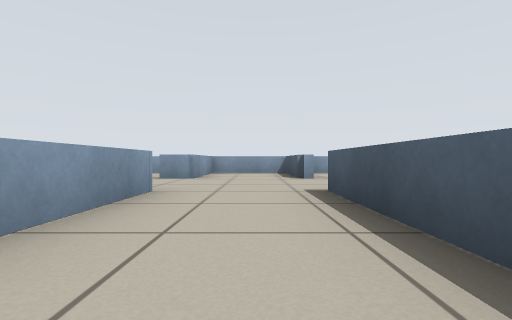
View 1 (above)

20 first-person views from a walk through a world built for the Player/Stage simulator. The camera is 0.39 m above the floor, looks level and sees 85° across. Floor lines are 1 m apart. The floor is counted in squares, 1 m on a side. Each view is taken from the middle of a square. On the plan, view 1 faces up. The plan holds only what a view shows up to about 9 squares ahead; the rest is blank. Robots are left out.

View 2
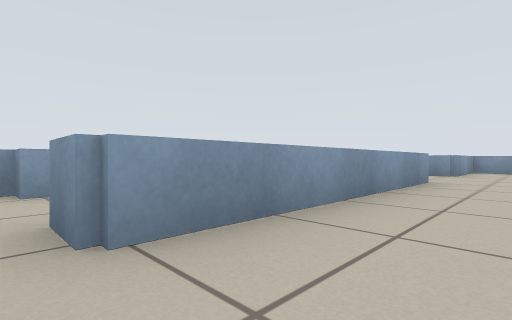

View 3
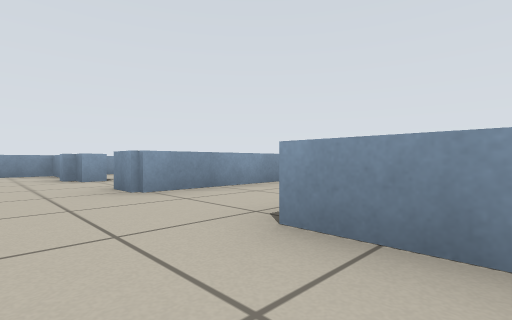

View 4
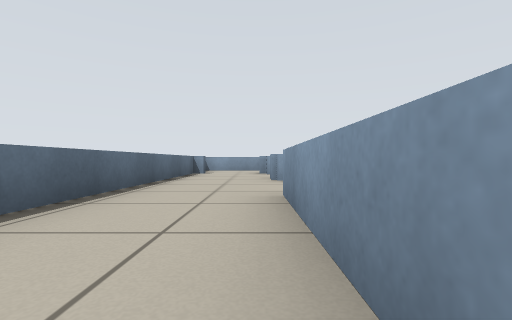

View 5
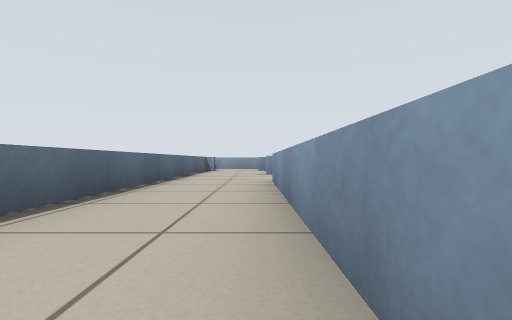

View 6
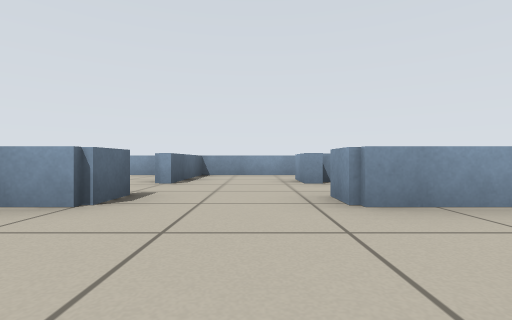

View 7
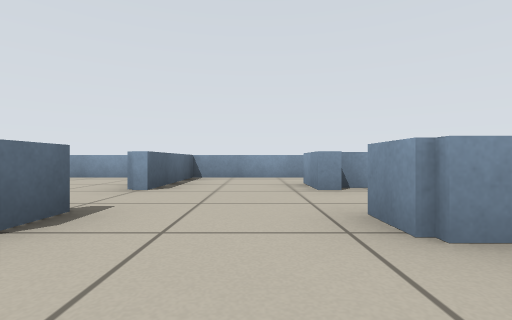

View 8
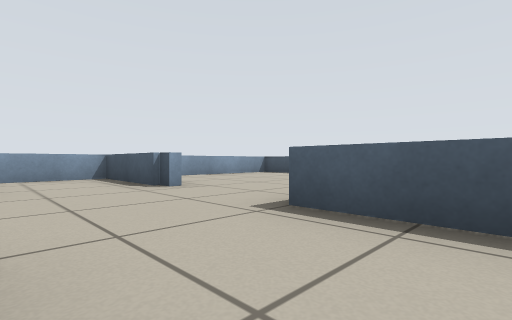

View 9
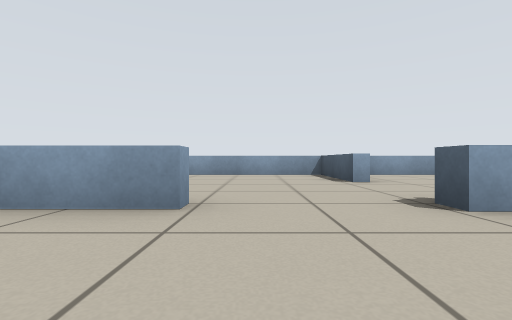

View 10
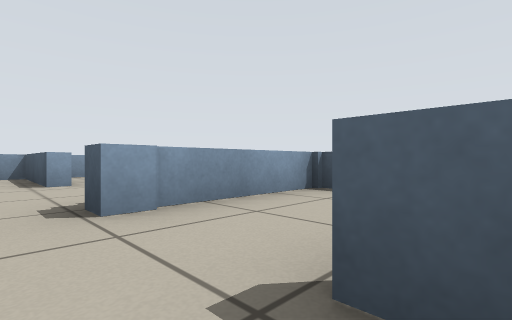

View 11
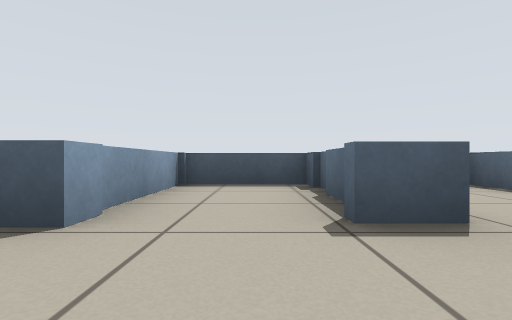

View 12
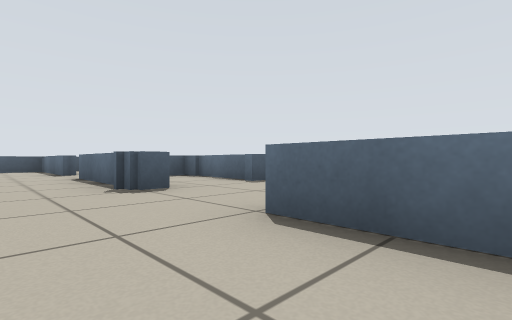

View 13
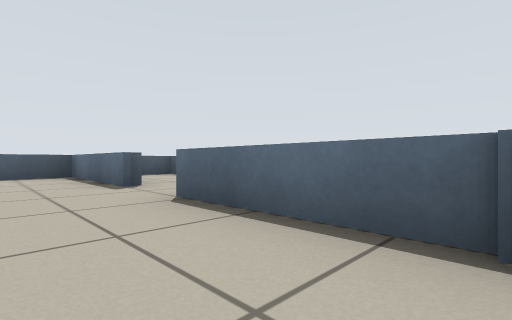

View 14
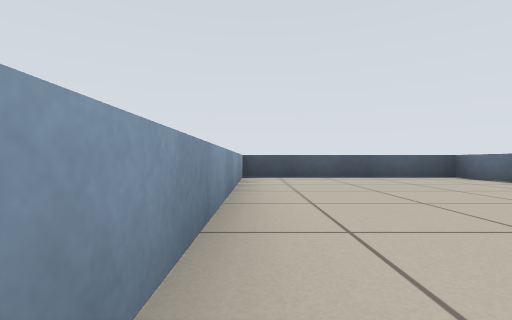

View 15
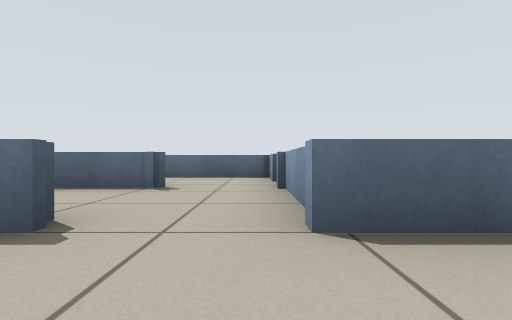

View 16
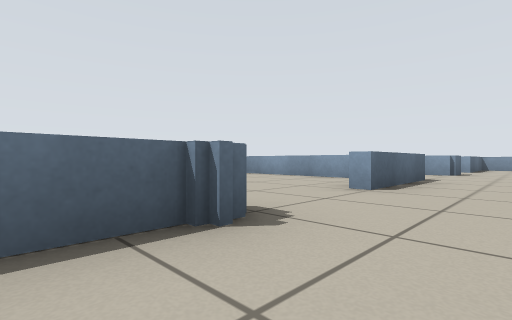

View 17
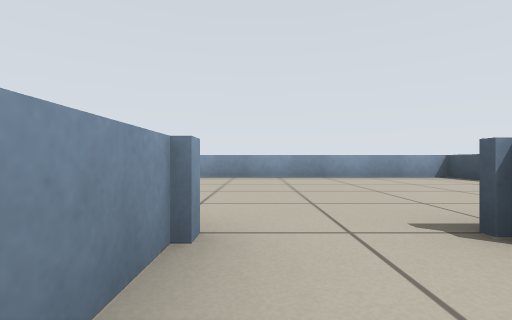

View 18
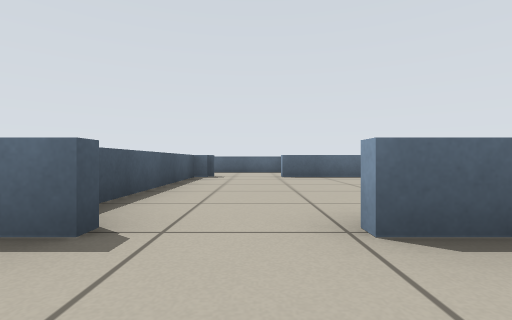

View 19
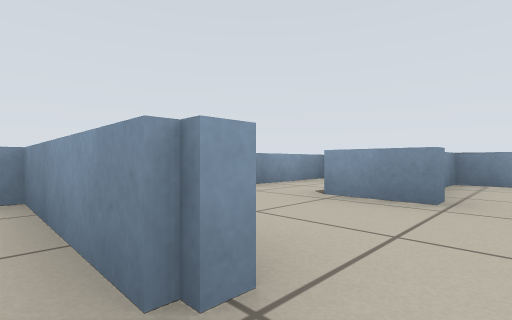

View 20
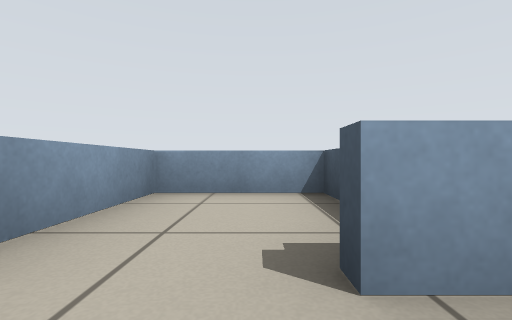

### Floor plan
Points are (right, up) in squares from view 1. A wall is a line through its corners. A room is listed if a view was taken in it or the views show most of it. See-through windows are left out.
Room 1 (views 1, 2, 3, 4, 5, 7, 8)
walls: (5.8, -1.7) (0.9, -1.7); (0.9, 0.9) (0.9, 3.5); (-1.5, -3.8) (4.1, -3.8); (-1.3, 3.5) (-1.3, -1.7); (0.9, 5.8) (0.9, 8.3) (-1.3, 8.3) (-1.3, 5.8)
ways out: opening at (1, 4.5) to room 2; opening at (-2, 4.5) to room 6; opening at (-2, -2.5)
Room 2 (views 6, 12, 13)
walls: (6.1, 5.8) (5.7, 5.8) (5.7, 8.3) (1.6, 8.3); (5.7, 3.2) (5.7, 3.6); (0.9, 3.5) (3.5, 3.5)
ways out: opening at (1, 4.5) to room 1; opening at (4.5, 3) to room 3; opening at (6, 4.5) to room 4
Room 3 (views 9, 10, 11)
walls: (5.7, 0.6) (5.7, 1.5); (6.1, 1.1) (8.8, 1.1); (3.5, 3.2) (1.9, 3.2); (1.3, 2.2) (1.3, -1.1); (8.4, 1.1) (8.4, 3.2); (8.8, 3.2) (5.7, 3.2)
ways out: opening at (4.5, 3) to room 2
Room 4 (views 14, 15, 16)
walls: (10.1, 3.5) (13.3, 3.5) (13.3, 8.3) (6.5, 8.3); (6, 3.5) (8.6, 3.5) (8.6, 2.5)
ways out: opening at (6, 4.5) to room 2; opening at (9.5, 3) to room 5
Room 5 (view 17)
walls: (10.2, 1.1) (13.3, 1.1) (13.3, 2); (8.6, 2.5) (8.6, 0.4)
ways out: opening at (9.5, 3) to room 4; opening at (9.5, 1)
Room 6 (views 18, 19)
walls: (-3.6, 3.2) (-6.2, 3.2) (-6.2, -0.5); (-2.1, 3.5) (-1.3, 3.5); (-1.3, 5.8) (-2, 5.8); (-5.4, -1.3) (-3.6, -1.3); (-1.6, -1.3) (-1.6, 2.6); (-2.8, 8.3) (-4, 8.3) (-4, 6.1)
ways out: opening at (-2, 4.5) to room 1; opening at (-4, 5) to room 7; opening at (-3, -1)
Room 7 (view 20)
walls: (-3.5, 5.8) (-4.8, 5.8); (-4.2, 7.6) (-4.2, 8.3) (-6.2, 8.3) (-6.2, 3.5) (-3.5, 3.5)
ways out: opening at (-4, 5) to room 6

Where each view was taken, in squares from view 1:
view 1: 0 up, 0 right, facing up
view 2: 2 down, 0 right, facing up-left
view 3: 3 down, 2 right, facing up-left
view 4: 2 down, 4 right, facing left
view 5: 2 down, 6 right, facing left
view 6: 5 up, 1 right, facing left
view 7: 5 up, 0 right, facing left
view 8: 2 up, 1 left, facing up-right
view 9: 1 up, 4 right, facing up
view 10: 1 up, 5 right, facing up-right
view 11: 2 up, 4 right, facing right
view 12: 5 up, 2 right, facing down-right
view 13: 5 up, 6 right, facing down-right
view 14: 8 up, 7 right, facing right
view 15: 5 up, 9 right, facing down
view 16: 5 up, 7 right, facing down-left
view 17: 2 up, 9 right, facing up
view 18: 5 up, 3 left, facing down
view 19: 3 up, 3 left, facing up-left
view 20: 5 up, 5 left, facing up
